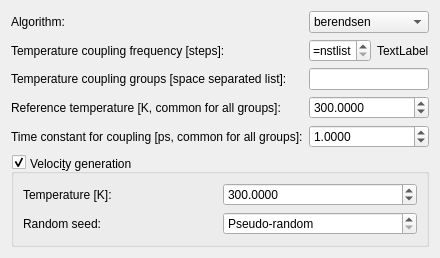
  <widget class="QWizardPage" name="tcouplWizardPage">
   <property name="title">
    <string>Temperature coupling</string>
   </property>
   <property name="subTitle">
    <string>Thermostat parameters</string>
   </property>
   <attribute name="pageId">
    <string notr="true">thermostatwizardpage</string>
   </attribute>
   <layout class="QGridLayout" name="gridLayout_8">
    <item row="1" column="2">
     <widget class="QLabel" name="nsttcoupleTimeLabel">
      <property name="text">
       <string>TextLabel</string>
      </property>
     </widget>
    </item>
    <item row="4" column="1" colspan="2">
     <widget class="QDoubleSpinBox" name="tau_tDoubleSpinBox">
      <property name="decimals">
       <number>4</number>
      </property>
      <property name="maximum">
       <double>999999999999.000000000000000</double>
      </property>
      <property name="value">
       <double>1.000000000000000</double>
      </property>
     </widget>
    </item>
    <item row="2" column="1" colspan="2">
     <widget class="QLineEdit" name="tc_grpsLineEdit"/>
    </item>
    <item row="1" column="1">
     <widget class="QSpinBox" name="nsttcoupleSpinBox">
      <property name="specialValueText">
       <string>=nstlist</string>
      </property>
      <property name="minimum">
       <number>-1</number>
      </property>
      <property name="value">
       <number>-1</number>
      </property>
     </widget>
    </item>
    <item row="3" column="1" colspan="2">
     <widget class="QDoubleSpinBox" name="ref_tDoubleSpinBox">
      <property name="decimals">
       <number>4</number>
      </property>
      <property name="maximum">
       <double>9999999.000000000000000</double>
      </property>
      <property name="value">
       <double>300.000000000000000</double>
      </property>
     </widget>
    </item>
    <item row="0" column="0">
     <widget class="QLabel" name="label_42">
      <property name="text">
       <string>Algorithm:</string>
      </property>
     </widget>
    </item>
    <item row="3" column="0">
     <widget class="QLabel" name="label_46">
      <property name="text">
       <string>Reference temperature [K, common for all groups]:</string>
      </property>
     </widget>
    </item>
    <item row="4" column="0">
     <widget class="QLabel" name="label_47">
      <property name="text">
       <string>Time constant for coupling [ps, common for all groups]:</string>
      </property>
     </widget>
    </item>
    <item row="1" column="0">
     <widget class="QLabel" name="label_43">
      <property name="text">
       <string>Temperature coupling frequency [steps]:</string>
      </property>
     </widget>
    </item>
    <item row="2" column="0">
     <widget class="QLabel" name="label_45">
      <property name="text">
       <string>Temperature coupling groups [space separated list]:</string>
      </property>
     </widget>
    </item>
    <item row="0" column="1" colspan="2">
     <widget class="QComboBox" name="tcouplComboBox">
      <item>
       <property name="text">
        <string>berendsen</string>
       </property>
      </item>
      <item>
       <property name="text">
        <string>nose-hoover</string>
       </property>
      </item>
      <item>
       <property name="text">
        <string>v-rescale</string>
       </property>
      </item>
     </widget>
    </item>
    <item row="5" column="0" colspan="3">
     <widget class="QGroupBox" name="groupBox">
      <property name="title">
       <string>Veloci&amp;ty generation</string>
      </property>
      <property name="alignment">
       <set>Qt::AlignBottom|Qt::AlignLeading|Qt::AlignLeft</set>
      </property>
      <property name="flat">
       <bool>false</bool>
      </property>
      <property name="checkable">
       <bool>true</bool>
      </property>
      <layout class="QGridLayout" name="gridLayout_9">
       <item row="0" column="0">
        <widget class="QLabel" name="label_44">
         <property name="text">
          <string>Temperature [K]:</string>
         </property>
        </widget>
       </item>
       <item row="0" column="1">
        <widget class="QDoubleSpinBox" name="gen_tempDoubleSpinBox">
         <property name="decimals">
          <number>4</number>
         </property>
         <property name="maximum">
          <double>99999999999.000000000000000</double>
         </property>
         <property name="value">
          <double>300.000000000000000</double>
         </property>
        </widget>
       </item>
       <item row="1" column="0">
        <widget class="QLabel" name="label_48">
         <property name="text">
          <string>Random seed:</string>
         </property>
        </widget>
       </item>
       <item row="1" column="1">
        <widget class="QSpinBox" name="gen_seedSpinBox">
         <property name="specialValueText">
          <string>Pseudo-random</string>
         </property>
         <property name="minimum">
          <number>-1</number>
         </property>
         <property name="maximum">
          <number>999999999</number>
         </property>
         <property name="value">
          <number>-1</number>
         </property>
        </widget>
       </item>
      </layout>
     </widget>
    </item>
   </layout>
  </widget>
